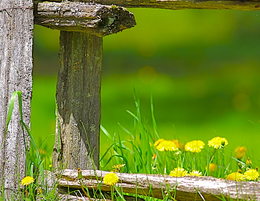
%> input picture vision-example.png, 260 x 201 px, shrunk from 512 x 395 before the run
$ octave --eval "result = analyzeImage(imread('vision-example.png'));"   (GNU Octave 9; MATLAB toolbox functions it lacks are replaced by stand-ins)
%> lines starting %> are read from the running program, lines starting %| are printed output that depends on the picture
### retinexExtract.m
% primary: https://www.cs.technion.ac.il/~ron/PAPERS/retinex_ijcv2003.pdf
% chapter 3, https://onlinelibrary-wiley-com.ezproxy.library.wisc.edu/doi/pdfdirect/10.1002/9781119407416
% https://arxiv.org/pdf/1906.06690.pdf,

function [lightingImg,albedoImg] = retinexExtract(img, alpha, beta)
%RETINEXEXTRACT Estimate lighting and albedo data given one grayscale image.
%   Follows algorithm from primary citation.
%   Uses settings from that paper (p = 4, K_i ~ i).
img = log(im2double(img)+eps);
p = 4;
if numel(img) < 10000000 % algorithm converges quickly - do not use unnecessary iterations if expensive
    K = [10 20 30 40];
else
    K = [2 4 6 8];
end
pyramid = cell(p,1);
pyramid{1} = img;
for i=2:p
    f = [pyramid{i-1}(1,1) pyramid{i-1}(1,:) pyramid{i-1}(1,size(pyramid{i-1},2));
         pyramid{i-1}(:,1) pyramid{i-1} pyramid{i-1}(:,size(pyramid{i-1},2));
         pyramid{i-1}(size(pyramid{i-1},1),1) pyramid{i-1}(size(pyramid{i-1},1),:) pyramid{i-1}(size(pyramid{i-1},1),size(pyramid{i-1},2))];
    f = imfilter(f,[.0625 .125 .0625; .125 .25 .125; .0625 .125 .0625]);
    f = f(2:size(f,1)-1,2:size(f,2)-1);
    pyramid{i} = f(1:2:size(f,1),1:2:size(f,2));
    %figure; imshow(exp(pyramid{i}));
end
    L = zeros(size(pyramid{p})) + max(pyramid{p}(:));
    %L = pyramid{p};
    %imshow(exp(L));
for k=p:-1:1
    g_b = laplacian(pyramid{k})*2^(-2*(k-1));
    %g_b(1:10,1:10)
    for j=1:K(k)
        g_a = laplacian(L)*2^(-2*(k-1));
        g = -g_a + alpha*(L - pyramid{k}) - beta*(g_a - g_b); % typo in paper!
        g_sq = g .^ 2;
        mu_a = sum(g_sq(:));
        g_prod = g .* laplacian(g)*2^(-2*(k-1));
        mu_b = -sum(g_prod(:));
        mu = mu_a/(alpha*mu_a + (1+beta)*mu_b);
        L = L - mu*g;
        %figure; imshow(exp(L));
        L = max(cat(3,L,pyramid{k}),[],3);
% [6 lines of commented-out code are left out]
    end
    % [5 lines of commented-out code are left out]
    if k>1
        L_new = zeros(size(pyramid{k-1}));
        %Lp = griddedInterpolant(L);
        for y=1:size(L_new,1)
            for x=1:size(L_new,2)
                L_new(y,x) = L(fix((y+1)*size(L,1)/size(L_new,1)),fix((x+1)*size(L,2)/size(L_new,2)));
                %L_new(y,x) = Lp((y+1)/2,(x+1)/2);
            end
        end
        %figure; imshow(L);
        L = L_new;
        %figure; imshow(L);
    end
end
lightingImg = exp(L);
%lightingImg = lightingImg / max(lightingImg(:));
albedoImg = exp(img-L);
%albedoImg = albedoImg / max(albedoImg(:));
end

function out_img = laplacian(img)
%Compute discrete Laplacian given that image is constant past boundaries.
su = cat(1, img, img(size(img,1),:));
su = su(2:size(su,1),:);
sd = cat(1, img(1,:), img);
sd = sd(1:size(sd,1)-1,:);
sl = cat(2, img, img(:,size(img,2)));
sl = sl(:,2:size(sl,2));
sr = cat(2, img(:,1), img);
sr = sr(:,1:size(sr,2)-1);
out_img = su + sd + sl + sr - 4*img;
end

### findHorizonLine.m
function horiz_y = findHorizonLine(img)
    img = im2double(img);
    row_sums = sum(img, 2);
    row_squares = sum(img.^2, 2);
    min_error = sum(row_squares) - sum(row_sums).^2/(size(img,1)*size(img,2));
    horiz_y = 0;
    for i=1:size(img,1)-1 % horizon is from pixels 1 through i
        avg_above = sum(row_sums(1:i))/(i*size(img,2));
        err_above = sum(row_squares(1:i)) - avg_above^2*i*size(img,2);
        avg_below = sum(row_sums(i:size(img,1)))/((size(img,1)-i)*size(img,2));
        err_below = sum(row_squares(i:size(img,1))) - avg_below^2*(size(img,1)-i)*size(img,2);
        if sum(err_above + err_below) < sum(min_error)
            min_error = err_above + err_below;
            horiz_y = i;
        end
    end
end

### edgesDepth.m
function output_img = edgesDepth(orig_img)
%EDGESDEPTH Returns edge-detected image where pixel intensity is
%proportional to sharpness of edge
%   Detailed description of algorithm TBD
orig_img = im2double(orig_img);
output_img = zeros(size(orig_img,1),size(orig_img,2));
edge_img = edge(im2gray(orig_img), 'canny', 0.1);
for i = 1:size(edge_img,1)
    for j=1:size(edge_img,2)
        if edge_img(i,j)==0
            continue
        end
        [i_e, j_e] = furthestPoint(edge_img,i,j);
        if i_e == i && j_e == j
            continue
        end
        delta = [i_e - i j_e - j]; delta = 5 * delta / sqrt(delta(1)^2 + delta(2)^2);
        id1 = fix(i + delta(2)); jd1 = fix(j - delta(1));
        id2 = fix(i - delta(2)); jd2 = fix(j + delta(1));
        id1v = sort([1 id1 size(orig_img,1)]); id2v = sort([1 id2 size(orig_img,1)]);
        jd1v = sort([1 jd1 size(orig_img,2)]); jd2v = sort([1 jd2 size(orig_img,2)]);
        colors1 = orig_img(id1v(2), jd1v(2), :);
        colors2 = orig_img(id2v(2), jd2v(2), :);
        % Euclidean distance
        output_img(i,j) = sqrt(sum((colors1-colors2).^2));
    end
end
% [4 lines of commented-out code are left out]
end

% [30 lines left out: function furthestPoint, not called in this run]

### analyzeImage.m
function out_struct = analyzeImage(img)
%ANALYZEIMAGE Returns estimated weather data given an image.
%   Uses edge sharpness, color above skyline, and Retinex brightness as
%   input data to be aggregated into out_struct.

[lightingImgRed,~] = retinexExtract(img(:,:,1),.0001,.1);
%> in retinexExtract, `img = log(im2double(img)+eps);`:
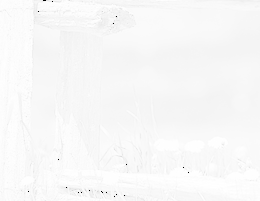
%> img: size 201x260 double; min -36.04, max 2.22e-16, mean -0.933; drawn with min black and max white
%> after the loop in retinexExtract, `for i=2:p`: pyramid = 4 items
%> in retinexExtract, `L = zeros(size(pyramid{p})) + max(pyramid{p}(:));`: L: size 26x33 double; every value is -0.0975
[lightingImgGreen,~] = retinexExtract(img(:,:,2),.0001,.1);
%> in retinexExtract (call 2), `L = zeros(size(pyramid{p})) + max(pyramid{p}(:));`: L: size 26x33 double; every value is -0.112
[lightingImgBlue,~] = retinexExtract(img(:,:,3),.0001,.1);
%> call 3 of retinexExtract, with alpha = 0.0001, beta = 0.1
%> in retinexExtract (call 3), `img = log(im2double(img)+eps);`:
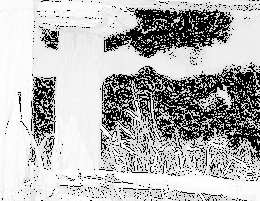
%> img: size 201x260 double; min -36.04, max 2.22e-16, mean -10.4; drawn with min black and max white
%> the loop in retinexExtract (call 3), `for i=2:p` made 3 passes
%> pass 1, in retinexExtract (call 3), `f = f(2:size(f,1)-1,2:size(f,2)-1);`:
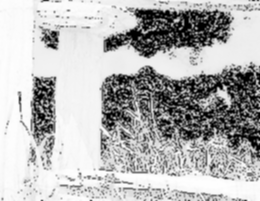
%> f: size 201x260 double; min -36.04, max -0.000738, mean -10.4; drawn with min black and max white
%> in retinexExtract (call 3), `L = zeros(size(pyramid{p})) + max(pyramid{p}(:));`: L: size 26x33 double; every value is -0.176
%> after the loop in retinexExtract (call 3), `for k=p:-1:1`:
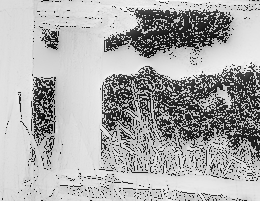
%> L: size 201x260 double; min -3.78, max 0.515, mean -0.874; drawn with min black and max white
%> after the loop in retinexExtract (call 3), `for k=p:-1:1`:
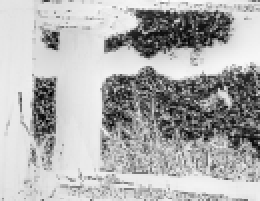
%> L_new: size 201x260 double; min -3.54, max 0.323, mean -0.873; drawn with min black and max white
%> in retinexExtract (call 3), `lightingImg = exp(L);`:
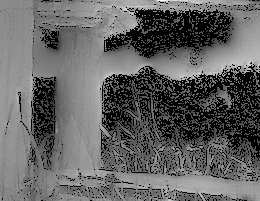
%> lightingImg: size 201x260 double; min 0.0227, max 1.67, mean 0.668; drawn with min black and max white
%> in retinexExtract (call 3), `albedoImg = exp(img-L);`:
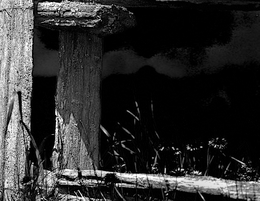
%> albedoImg: size 201x260 double; min 2.91e-15, max 1, mean 0.18
[lightingImgGray,~] = retinexExtract(im2gray(img),.0001,.1);

sky_y = findHorizonLine(img);
%> in findHorizonLine, `min_error = sum(row_squares) - sum(row_sums).^2/(size(img,1)*size(img,..`: min_error = [1990.8 1650.2 3175.3]
%> the loop in findHorizonLine, `for i=1:size(img,1)-1` made 200 passes
%> (avg_above, err_above, avg_below, err_below, min_error) on passes 1, 2, 3, 10, 11, 16, 29, 30, 31, 37, 39, 43: (0.38, 11.88, 0.441, 1940.5, 1952.4), (0.369, 20, 0.441, 1927.6, 1947.6), (0.393, 29.87, 0.442, 1917.7, 1947.6), (0.463, 103.2, 0.44, 1843, 1946.2), (0.462, 110.1, 0.44, 1836, 1946), (0.455, 148.9, 0.44, 1797, 1945.9), (0.434, 240.9, 0.442, 1704.6, 1945.5), (0.433, 245.6, 0.442, 1699.1, 1944.7), (0.433, 249.7, 0.442, 1694.3, 1944), (0.429, 280.8, 0.443, 1663, 1943.8), (0.428, 291.3, 0.444, 1652.5, 1943.8), (0.423, 316.6, 0.445, 1626.8, 1943.4)
%> (avg_above, err_above, avg_below, err_below) on passes 4 to 9: (0.416, 42.74, 0.442, 1908.8), (0.428, 55.14, 0.442, 1897.1), (0.441, 69.09, 0.441, 1885.1), (0.449, 78.77, 0.441, 1871.4), (0.456, 87.56, 0.441, 1861.6), (0.46, 96.65, 0.44, 1852.4)
%> after the loop in findHorizonLine, `for i=1:size(img,1)-1`: horiz_y = 134; min_error = 1558.3
sky_delta = [0 0 0];
if sky_y>0
    for i=1:3
        color_u = img(1:sky_y,:,i);
        color_d = img(sky_y+1:size(img,1),:,i);
        %figure; imshow(color_u);
        %figure; imshow(color_d);
        sky_delta(i) = mean(color_u(:))-mean(color_d(:));
    end
end

edge_img = edgesDepth(img);
edge_binary = edge_img > 0;
if any(edge_binary(:))
    avg_edge = sum(edge_img(:))/sum(edge_binary(:));
else
    avg_edge = 0;
end

figure; imshow(lightingImgRed);
figure; imshow(lightingImgGreen);
figure; imshow(lightingImgBlue);
figure; imshow(lightingImgGray);
figure; imshow(edge_img);
figure; imshow(img); line([1 size(img,2)],[sky_y sky_y],'LineWidth',2);
avg_edge
sky_delta

imRed = im2double(img(sky_y+1:size(img,1),:,1));
imGreen = im2double(img(sky_y+1:size(img,1),:,2));
imBlue = im2double(img(sky_y+1:size(img,1),:,3));
imGray = im2double(im2gray(img(sky_y+1:size(img,1),:,:)));
lightingImgRed = lightingImgRed(sky_y+1:size(img,1),:,:);
lightingImgGreen = lightingImgGreen(sky_y+1:size(img,1),:,:);
lightingImgBlue = lightingImgBlue(sky_y+1:size(img,1),:,:);
lightingImgGray = lightingImgGray(sky_y+1:size(img,1),:,:);
[mean(imRed(:)) mean(imGreen(:)) mean(imBlue(:)) mean(imGray(:));
 mean(lightingImgRed(:)) mean(lightingImgGreen(:)) mean(lightingImgBlue(:)) mean(lightingImgGray(:))]

if mean(lightingImgRed(:)) > mean(lightingImgBlue(:))
    location = 'Warm/extreme light';
else
    location = 'Cool/midday';
end

if avg_edge < .1
    fog_str = 'High fog';
elseif avg_edge < .2
    fog_str = 'Fog';
else
    fog_str = 'Negligible fog';
end

if mean(imRed(:)) < .2
    time_str = 'Night';
elseif mean(imRed(:)) < .5
    time_str = 'Midday or bright night';
else
    time_str = 'Day';
end

out_struct = struct('fog', 1-avg_edge, ... % heavy fog: > .8
                    'fog_str', fog_str, ...
                    'time', mean(imRed(:)), ... % proportional to red below sky_y
                    'time_str', time_str, ...
                    'warmth', mean(lightingImgRed(:))-mean(lightingImgBlue(:))+1, ...
                    'warmth_str', location);
% [7 lines of commented-out code are left out]
end
%> in analyzeImage, `sky_y = findHorizonLine(img);`: sky_y = 134
%> after the loop in analyzeImage, `for i=1:3`: sky_delta = [-44.71 -40.34 -25.43]
%> in analyzeImage, `avg_edge = sum(edge_img(:))/sum(edge_binary(:));`: avg_edge = 0.357
%> in analyzeImage, `sky_delta`: sky_delta = [-44.71 -40.34 -25.43]
%> in analyzeImage, `[mean(imRed(:)) mean(imGreen(:)) mean(imBlue(:)) mean(imGray(:)); mean..`: ans = [0.556 0.636 0.237 0.566; 0.889 0.889 0.735 0.862]
%> in analyzeImage, `out_struct = struct('fog', 1-avg_edge, 'fog_str', fog_str, 'time', mea..`: out_struct = {fog 0.643, time 0.556, warmth 1.15}

$ run again, on vision-horizon.png
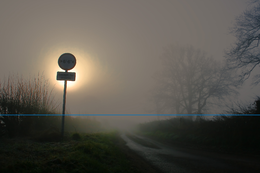
%> input picture vision-horizon.png, 260 x 173 px, shrunk from 1296 x 864 before the run
%> the loop in retinexExtract, `for i=2:p` made 3 passes
%> pass 1, in retinexExtract, `f = imfilter(f,[.0625 .125 .0625; .125 .25 .125; .0625 .125 .0625]);`:
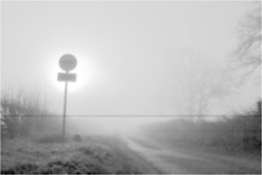
%> f: size 175x262 double; min -4.93, max -0.000246, mean -1.37; drawn with min black and max white
%> after the loop in retinexExtract, `for i=2:p`: pyramid = 4 items
%> in retinexExtract (call 3), `albedoImg = exp(img-L);`:
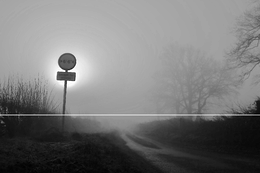
%> albedoImg: size 173x260 double; min 6.7e-15, max 1, mean 0.47
%> in findHorizonLine, `min_error = sum(row_squares) - sum(row_sums).^2/(size(img,1)*size(img,..`: min_error = [2037.9 1544.3 1308.9]
%> the loop in findHorizonLine, `for i=1:size(img,1)-1` made 172 passes
%> (avg_above, err_above, avg_below, err_below, min_error) on passes 1 to 8: (0.466, 0.368, 0.354, 2005.4, 2005.8), (0.467, 0.762, 0.354, 2001.8, 2002.5), (0.467, 1.14, 0.353, 1998, 1999.1), (0.468, 1.48, 0.352, 1994.1, 1995.6), (0.469, 1.81, 0.351, 1990.1, 1991.9), (0.469, 2.16, 0.351, 1986, 1988.2), (0.47, 2.52, 0.35, 1981.8, 1984.3), (0.47, 2.99, 0.349, 1977.5, 1980.5)
%> after the loop in findHorizonLine, `for i=1:size(img,1)-1`: horiz_y = 114; min_error = 748.8
%> sky_y = 114
%> after the loop in analyzeImage, `for i=1:3`: sky_delta = [91.54 79.94 76.4]
%> in analyzeImage, `avg_edge = sum(edge_img(:))/sum(edge_binary(:));`: avg_edge = 0.238
%> in analyzeImage, `sky_delta`: sky_delta = [91.54 79.94 76.4]
%> ans = [0.116 0.13 0.107 0.123; 0.788 0.71 0.566 0.718]
%> out_struct = {fog 0.762, time 0.116, warmth 1.22}
